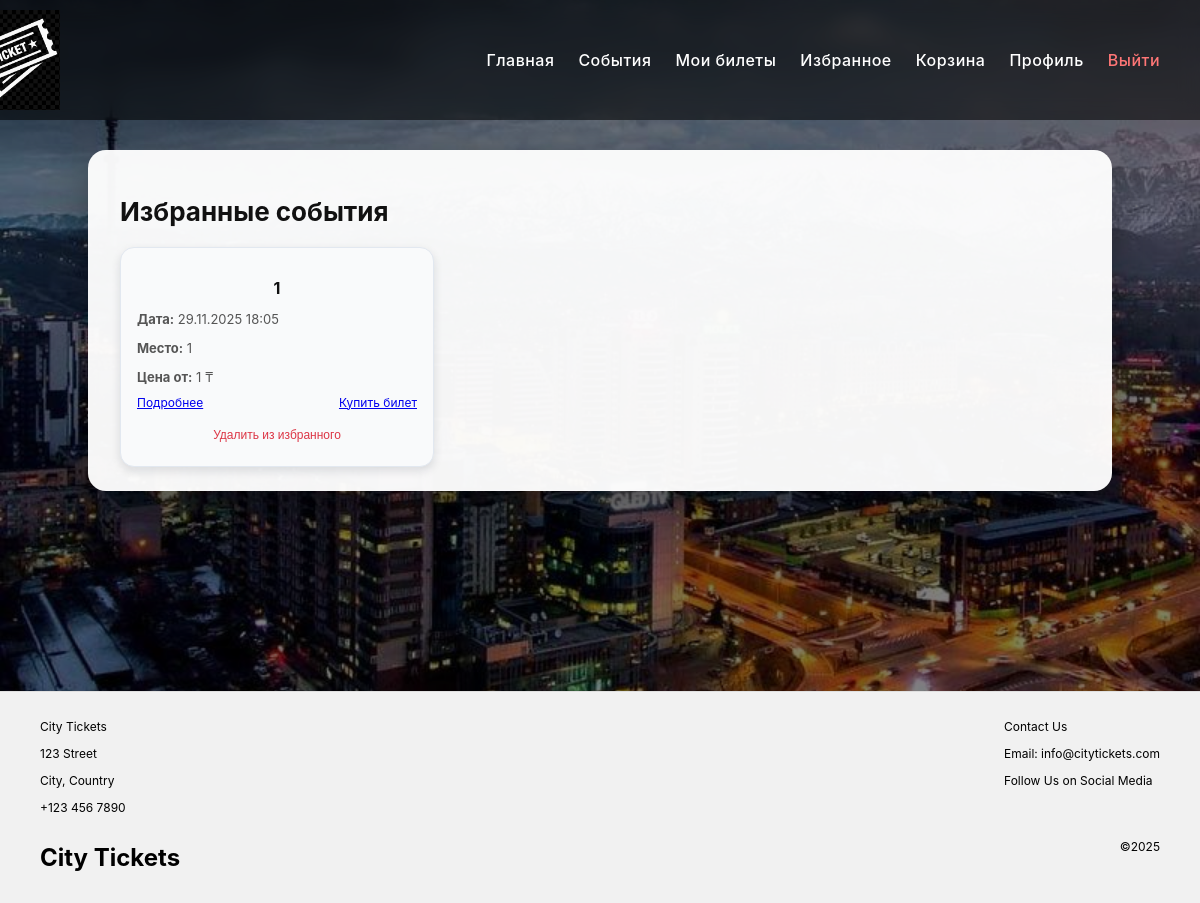
Page /favorites/ (signed in) on the committed database.
### services/models.py (models this page shows, shortened)
class Favorite(models.Model):
    user = models.ForeignKey( # бумажка для начальника user
        User,
        on_delete=models.CASCADE,
        related_name='favorites'
    )
    event = models.ForeignKey(    # бумажка для начальника event
        Event,
        on_delete=models.CASCADE,
        related_name='favorite_for'
    )
    created_at = models.DateTimeField(auto_now_add=True)
    class Meta:
        verbose_name = 'Избранное'
        verbose_name_plural = 'Избранные события'
        unique_together = ('user', 'event')

class Event(models.Model):
    title = models.CharField(max_length=60)
    image = models.ImageField(upload_to='media/img/events', null=True)
    description = models.CharField(max_length=255)
    price = models.IntegerField(
                                validators=[MinValueValidator(0)])
    duration = models.IntegerField(validators=[MinValueValidator(0)])
    datetime_passing = models.DateTimeField()
    organizer = models.CharField(max_length=125)
    location = models.ForeignKey(
        Location,
        on_delete=models.SET_NULL,
        null=True,
        blank=True,
        related_name='events',
        verbose_name='Место проведения',
    )
    age_limit = models.IntegerField(
        validators=[MinValueValidator(0), MaxValueValidator(100)],
        default=6
    )
    CATEGORY_CHOICES = [
        ('concert', 'Концерты'),
        ('theatre', 'Театр & Шоу'),
        ('sport', 'Спорт'),
        ('festival', 'Фестивали'),
        ('other', 'Другое'),
    ]
    category = models.CharField(
        max_length=20,
        choices=CATEGORY_CHOICES,
        default='other',
        verbose_name='Тип события'
    )
    is_cancelled = models.BooleanField(default=False)
    cancelled_at = models.DateTimeField(null=True, blank=True)

class Location(models.Model):
    name = models.CharField(max_length=120, verbose_name='Площадка')
    address = models.CharField(max_length=255, blank=True, verbose_name='Адрес')
    city = models.CharField(max_length=80, blank=True, verbose_name='Город')
    capacity = models.PositiveIntegerField(null=True, blank=True, verbose_name='Вместимость')
    class Meta:
        verbose_name = 'Площадка'
        verbose_name_plural = 'Площадки'

### services/views.py (the view)
# urls.py: path('favorites/', views.favorites_list, name='favorites'),
@login_required(login_url='home')
def favorites_list(request):
    favorites = (
        Favorite.objects
        .filter(user=request.user)
        .select_related('event', 'event__location')
    )
    return render(request, 'services/favorites.html', {'favorites': favorites})

### templates/services/favorites.html (shortened to what this page needs)
{% extends 'base.html' %}
{% block container %}
<div class="page-card">
    <h2 class="page-title">Избранные события</h2>
    {% if favorites %}
        <div class="items-grid">
            {% for fav in favorites %}
                {% with event=fav.event %}
                    <div class="item-card">
                        <h3>{{ event.title }}</h3>
                        <p class="item-meta">
                            <strong>Дата:</strong>
                            {{ event.datetime_passing|date:"d.m.Y H:i" }}
                        </p>
                        <p class="item-meta">
                            <strong>Место:</strong>
                            {% if event.location %}
                                {{ event.location.name }}
                            {% else %}
                                Место уточняется
                            {% endif %}
                        </p>
                        <p class="item-meta">
                            <strong>Цена от:</strong> {{ event.price }} ₸
                        </p>
                        <div class="item-actions">
                            <a href="{% url 'event_details' event.id %}">Подробнее</a>
                            <a href="{% url 'payment' %}?event={{ event.id }}">Купить билет</a>
                        </div>
                        <form method="post"
                              action="{% url 'toggle_favorite' event.id %}"
                              style="margin-top:8px; text-align:center;">
                            <button type="submit"
                                    style="font-size:12px; border:none; background:none;
                                           color:#dc3545; cursor:pointer;">
                                Удалить из избранного
                            </button>
                        </form>
                    </div>
                {% endwith %}
            {% endfor %}
        </div>
    {% else %}
        <p class="empty-state">У вас пока нет избранных событий.</p>
    {% endif %}
</div>
{% endblock %}

### static/css/styles.css (style rules this page uses)
body { margin: 0; padding: 0; height: 100%; display: flex; flex-direction: column; position: relative; z-index: 0; font-family: -apple-system, BlinkMacSystemFont, "Segoe UI", system-ui, "Roboto", "Inter", sans-serif; color: #ffffff; }
body::before { content: ""; position: fixed; top: 0; left: 0; right: 0; bottom: 0; background-image: url("../img/almaty.jpg"); background-color: #001679; background-repeat: no-repeat; background-attachment: fixed; background-size: 100%; filter: brightness(50%); z-index: -1; }
button, .buy-button, .filter-button, .left-diagonal-button, .right-diagonal-button { border-radius: 25px; border: none; padding: 10px 24px; font-size: 14px; font-weight: 500; cursor: pointer; }
.page-card { max-width: 960px; margin: 60px auto 200px auto; padding: 24px 32px; border-radius: 18px; background: rgba(255, 255, 255, 0.96); color: #111; box-shadow: 0 18px 40px rgba(0, 0, 0, 0.35); }
.page-title { font-size: 26px; font-weight: 700; margin-bottom: 20px; text-align: left; }
.items-grid { display: flex; flex-wrap: wrap; gap: 18px; justify-content: flex-start; }
.item-card { flex: 1 1 260px; min-width: 240px; max-width: 280px; background: #f9fafb; border-radius: 14px; padding: 14px 16px; border: 1px solid #e2e8f0; box-shadow: 0 4px 10px rgba(15, 23, 42, 0.12); }
.item-card h3 { font-size: 16px; text-align: center; margin-bottom: 8px; }
.item-meta { font-size: 13px; color: #555; margin-bottom: 4px; }
.item-actions { margin-top: 10px; display: flex; justify-content: space-between; gap: 8px; flex-wrap: wrap; }
.item-actions a, .item-actions button { font-size: 12px; }

### rows in the picture
Favorite: event "1", event.datetime_passing "29.11.2025 18:05", event.location.name "1", event.price "1"
